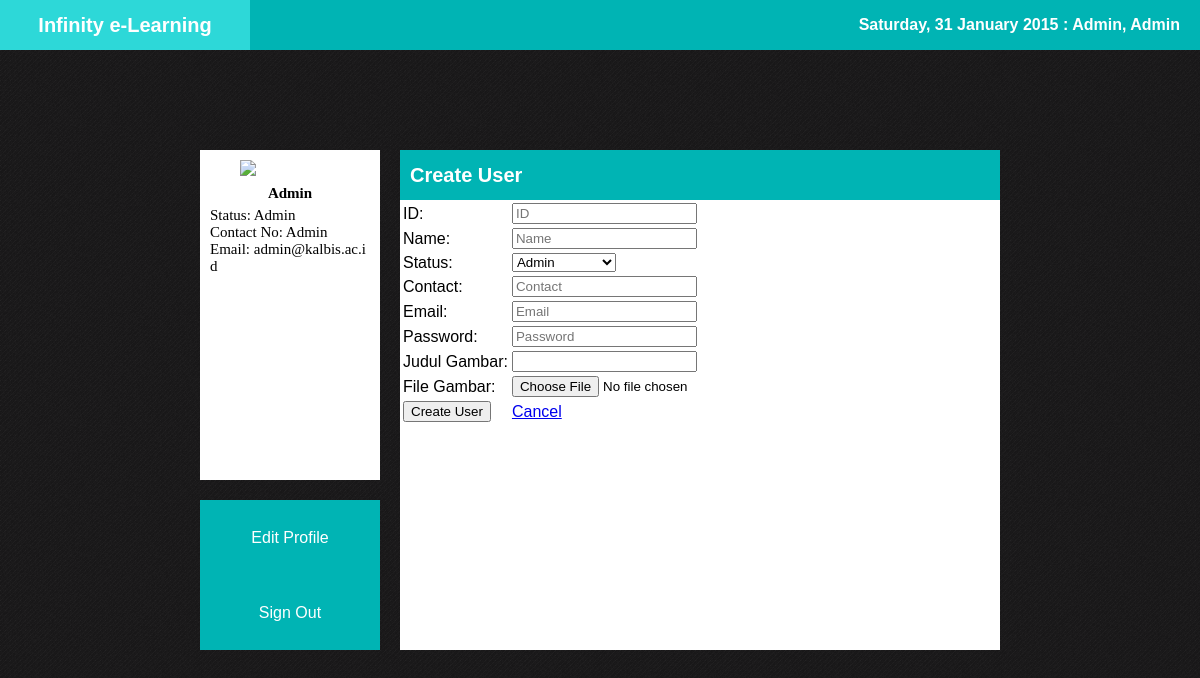
The page /modules/create_user.php (signed in) on the database its author committed.
### tables this page shows
CREATE TABLE IF NOT EXISTS `msuser` (
  `id` int(10) NOT NULL,
  `password` varchar(100) NOT NULL,
  `name` varchar(100) NOT NULL,
  `contact` varchar(13) NOT NULL,
  `email` varchar(100) NOT NULL,
  `status` varchar(100) NOT NULL
);

### modules/create_user.php (the view, shortened to what this page needs)
<?php require_once("../includes/db_connection.php"); ?>
<?php require_once("../includes/functions.php"); ?>
<?php
	if(isset($_SESSION['login']) ) {
		$user = $_SESSION['login'];
?>
<?php
	$sql = "SELECT * FROM msuser WHERE id = '$user'";
	$result = mysqli_query($connection, $sql);
	if($row = mysqli_fetch_array($result)) {
?>
<!DOCTYPE html>
<html>
<head>
    <link rel="stylesheet" href="../css/styles.css">
</head>
<body>
    <div id="top">
        <div id="home-link"><a href="manage_user.php">Infinity e-Learning</a></div>
		<div id="header">
			<?php echo waktu() . ': ' . $row['status'] . ', ' . $row['name']; ?>
		</div>
		<div id="main">
        <div id="left">
            <div id="profile">
                <div id="profile-img"><img src="#"/></div>
                <div id="profile-name"><?php echo $row['name']; ?></div>
                <div id="profile-desc">
					<div>Status: <?php echo $row['status']; ?> </div>
					<div>Contact No: <?php echo $row['contact']; ?> </div>
					<div>Email: <?php echo $row['email']; ?></div>
				<?php
					}
				?>
                </div>
            </div>
            <div id="nav">
                <ul>
                    <li><a href="edit_profile.php">Edit Profile</a></li>
                    <li><a href="logout.php">Sign Out</a></li>
                </ul>
            </div>
        </div>
        <div id="right">
            <div id="select">
                <div id="select-head"><span>Create User</span></div>
                <div id="select-body">
					<form action="create_user.php" method="POST" enctype="multipart/form-data" name="FUpload" id="FUpload">
						<table>
						<tr>
							<td>ID:</td>
							<td><input type="text" name="id" value="" placeholder="ID"/></td>
						</tr>
						<tr>
							<td>Name:</td>
							<td><input type="text" name="name" value="" placeholder="Name"/></td>
						</tr>
						<tr>
							<td>Status:</td>
							<td><select name="status">
							<option value="Admin">Admin</option>
							</select></td>
						</tr>
						<tr>
							<td>Contact:</td>
							<td><input type="text" name="contact" value="" placeholder="Contact"/></td>
						</tr>
						<tr>
							<td>Email:</td>
							<td><input type="text" name="email" value="" placeholder="Email"/></td>
						</tr>
						<tr>
							<td>Password:</td>
							<td><input type="password" name="password" value="" placeholder="Password"/></td>
						</tr>
						<tr>
							<td>Judul Gambar:</td>
							<td><input type="judul_gambar" name="judul_gambar" id="judul_gambar"/></td>
						</tr>
						<tr>
							<td>File Gambar:</td>
							<td><input type="file" name="nama_file" id="nama_file"/></td>
						</tr>
						<tr>
							<td><input type="submit" name="submit" value="Create User" /></td>
							<td><a href="manage_user.php">Cancel</a></td>
						</tr>
						</table>
					</form>
				</div>
            </div>
        </div>
    </div>
</body>
</html>
<?php
}else {
	header('Location: ../index.php');
}
?>

### css/styles.css (style rules this page uses)
body { padding: 0px; margin: 0px; background: url(../images/bg.png); font-family: verdana, sans-serif; }
#top { height: 50px; background: #00B4B4; }
#home-link { float: left; width: 250px; text-align: center; line-height: 50px; font-weight: bold; }
#home-link > a { display: block; text-decoration: none; color: #fff; font-family: verdana, sans-serif; font-size: 20px; }
#header { float: right; line-height: 50px; color: #fff; font-weight: bold; padding-right: 20px; }
#main { position: absolute; top: 50%; left: 50%; margin-left: -400px; margin-top: -250px; width: 800px; height: 500px; }
#left { position: absolute; top: 0px; left: 0px; height: 100%; width: 200px; widows: 100px; }
#right { position: absolute; top 0px; right: 0px; height: 100%; width: 600px; }
#home-link { font-family: Palatino Linotype; font-size: 25px; }
#profile { box-sizing: border-box; width: 180px; height: 330px; font-family: Verdana; font-size:15px; background: #fff; padding: 10px; word-break: break-all; word-wrap: break-word; }
#profile div { display: block; }
#profile-img > img { width: 100px; margin-left: 30px; }
#profile-name { text-align: center; font-weight: bold; padding: 5px; }
#nav { margin-top: 20px; width: 180px; height: 150px; background: #00B4B4; }
#nav ul { padding: 0px; list-style: none; }
#nav li { line-height: 75px; text-align: center; }
#nav a { display: block; text-decoration: none; color: #fff; }
#select { width: 100%; float: right; height: 100%; background: #fff; }
#select-head { position: absolute; box-sizing: border-box; top: 0px; left: 0px; width: 100%; height: 50px; line-height: 50px; background: #00B4B4; padding: 0px 10px; }
#select-head > span { color: #fff; font-weight: bold; font-size: 20px; float: left; }
#select-body { margin-top: 50px; height: 450px; overflow-x: hidden; overflow-y: scroll; }

### rows shown on the page
msuser: status "Admin", name "Admin", contact "Admin", email "admin@kalbis.ac.id"
